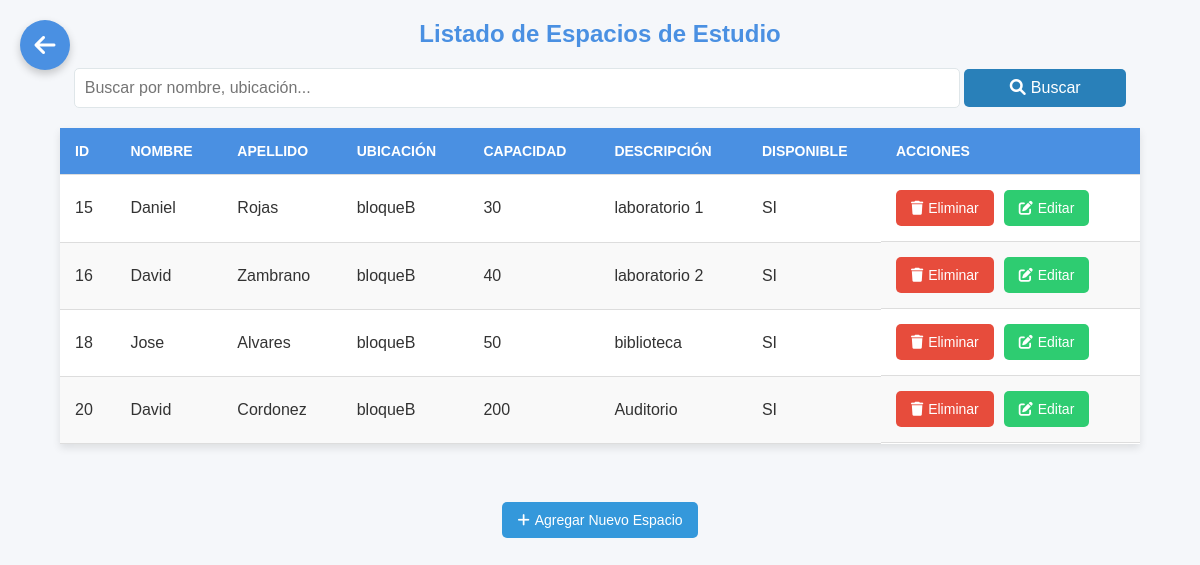
/listadoEspacios/, run on the app's committed database.
### Aplicaciones/Reservas/models.py (models this page shows)
class EspacioEstudio(models.Model):
    id = models.AutoField(primary_key=True)
    nombre = models.CharField(max_length=100)
    apellido = models.CharField(max_length=100)
    ubicacion = models.CharField(max_length=255)
    capacidad = models.CharField(max_length=100)
    descripcion = models.TextField(blank=True)
    disponible = models.CharField(max_length=100)

### Aplicaciones/Reservas/views.py (the view)
# urls.py: path('listadoEspacios/',views.listadoEspacioestudio),
def listadoEspacioestudio(request):
    espaciosBdd = EspacioEstudio.objects.all()
    return render(request, 'listadoEspacios.html', {'espacios': espaciosBdd})

### Aplicaciones/Reservas/templates/listadoEspacios.html (shortened to what this page needs)
<!DOCTYPE html>
<html lang="es">
<head>
    <link href="https://cdnjs.cloudflare.com/ajax/libs/font-awesome/6.0.0-beta3/css/all.min.css" rel="stylesheet">
</head>
<body>
    <button class="back-to-home" id="back_to_home" title="Volver">
        <i class="fas fa-arrow-left"></i>
    </button>
    <h2>Listado de Espacios de Estudio</h2>
    <div class="search-container">
        <input type="text" id="search_input" placeholder="Buscar por nombre, ubicación...">
        <button id="search_button"><i class="fas fa-search icon"></i>Buscar</button>
    </div>
    <table>
        <thead>
            <tr>
                <th>ID</th>
                <th>Nombre</th>
                <th>Apellido</th>
                <th>Ubicación</th>
                <th>Capacidad</th>
                <th>Descripción</th>
                <th>Disponible</th>
                <th>Acciones</th>
            </tr>
        </thead>
        <tbody id="espacios_table_body">
            {% for espacio in espacios %}
            <tr>
                <td>{{ espacio.id }}</td>
                <td>{{ espacio.nombre }}</td>
                <td>{{ espacio.apellido }}</td>
                <td>{{ espacio.ubicacion }}</td>
                <td>{{ espacio.capacidad }}</td>
                <td>{{ espacio.descripcion }}</td>
                <td>{{ espacio.disponible }}</td>
                <td class="actions">
                    <form action="/eliminarEspacioestudio/{{ espacio.id }}/" method="post" style="display:inline;">
                        <button type="submit" onclick="return confirm('¿Está seguro de que desea eliminar este espacio?')">
                            <i class="fas fa-trash icon"></i>Eliminar
                        </button>
                    </form>
                    <a href="/editarEspaciosestudio/{{ espacio.id }}/">
                        <button type="button">
                            <i class="fas fa-edit icon"></i>Editar
                        </button>
                    </a>
                </td>
            </tr>
            {% empty %}
            <tr>
                <td colspan="8">No hay espacios de estudio registrados.</td>
            </tr>
            {% endfor %}
        </tbody>
    </table>
    <br>
    <a href="/nuevoEspacioestudio/">
        <button type="button">
            <i class="fas fa-plus icon"></i>Agregar Nuevo Espacio
        </button>
    </a>
</body>
</html>

### Aplicaciones/Reservas/templates/listadoEspacios.html (style rules this page uses)
body { font-family: Arial, sans-serif; margin: 0; padding: 0; background: #f5f7fa; color: #333; }
h2 { text-align: center; margin: 20px 0; color: #4a90e2; }
.search-container { width: 90%; margin: 20px auto; text-align: center; }
.search-container input { width: 80%; padding: 10px; font-size: 16px; border: 1px solid #dfe6e9; border-radius: 5px; }
.search-container button { width: 15%; padding: 10px; background-color: #2980b9; color: white; font-size: 16px; border: none; border-radius: 5px; cursor: pointer; }
table { width: 90%; margin: 20px auto; border-collapse: collapse; background: #fff; box-shadow: 0 4px 8px rgba(0, 0, 0, 0.1); }
th, td { padding: 15px; text-align: left; border-bottom: 1px solid #ddd; }
th { background: #4a90e2; color: white; text-transform: uppercase; font-size: 14px; }
tr:nth-child(even) { background: #f9f9f9; }
.actions { display: flex; gap: 10px; }
button { padding: 10px 15px; border: none; border-radius: 5px; cursor: pointer; font-size: 14px; transition: background 0.3s, color 0.3s; }
button[type="submit"] { background: #e74c3c; color: white; }
button[type="button"] { background: #2ecc71; color: white; }
a button { text-decoration: none; }
a { text-decoration: none; }
a[href="/nuevoEspacioestudio/"] button { display: block; margin: 20px auto; background: #3498db; color: white; }
.icon { margin-right: 5px; }
.back-to-home { position: absolute; top: 20px; left: 20px; background: #4a90e2; color: white; border: none; border-radius: 50%; width: 50px; height: 50px; display: flex; justify-content: center; align-items: center; font-size: 24px; cursor: pointer; box-shadow: 0 4px 8px rgba(0, 0, 0, 0.2); }

### data on the page
EspacioEstudio: id "15", nombre "Daniel", apellido "Rojas", ubicacion "bloqueB", capacidad "30", descripcion "laboratorio 1", disponible "SI"
EspacioEstudio: id "16", nombre "David", apellido "Zambrano", ubicacion "bloqueB", capacidad "40", descripcion "laboratorio 2", disponible "SI"
EspacioEstudio: id "18", nombre "Jose", apellido "Alvares", ubicacion "bloqueB", capacidad "50", descripcion "biblioteca", disponible "SI"
EspacioEstudio: id "20", nombre "David", apellido "Cordonez", ubicacion "bloqueB", capacidad "200", descripcion "Auditorio", disponible "SI"
